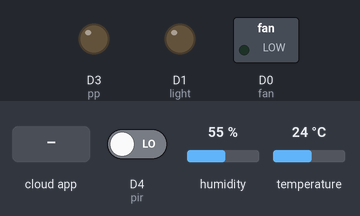
The sketch below on a simulated ESP8266 (NodeMCU). Shown: switched loads named in the sketch (green lamp = pin HIGH), output pins drawn as LEDs (lit = HIGH). The inputs (shaded band) are chosen by the test bench; at power-on: D4 (pir) LOW, humidity 55 %, temperature 24 °C. WiFi joins after 1.5 s; servers stay silent unless stated; the Firebase database answers and starts empty; what the sketch prints to the serial monitor is not drawn.

Above: at 2.7 s.
2.8 s: the phone or cloud app sets FAN to 0
At 4.2 s:
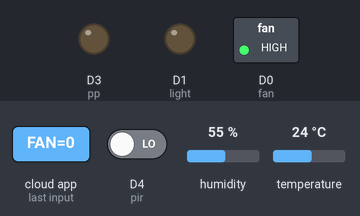
4.8 s: the phone or cloud app sets LIGHT to 0
At 6.3 s:
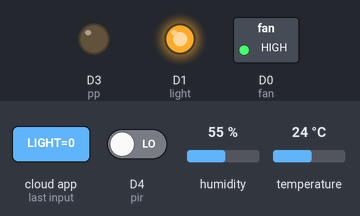
6.6 s: the phone or cloud app sets PLUG to 0
At 7.9 s:
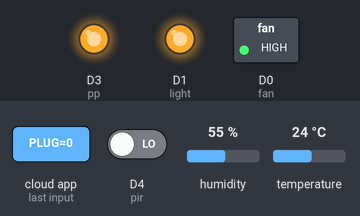
8.4 s: the phone or cloud app sets FAN to 1
At 10.8 s:
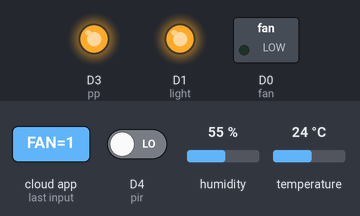
11.1 s: the phone or cloud app sets LIGHT to 1
At 11.9 s:
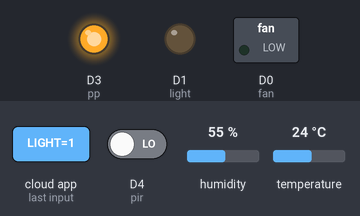
13.0 s: the phone or cloud app sets FAN to 0
At 14.9 s:
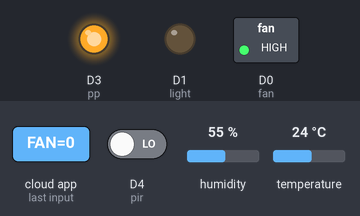
Timing chart, 0 to 16.4 s (numbered marks = the images above; inputs shaded):
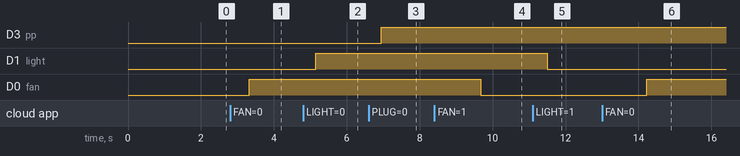

Measured:
- after the input at 2.8 s, D0 (fan): LOW → HIGH after 0.53 s
- after the input at 4.8 s, D1 (light): LOW → HIGH after 0.35 s
- after the input at 6.6 s, D3 (pp): LOW → HIGH after 0.35 s
- after the input at 8.4 s, D0 (fan): HIGH → LOW after 1.3 s
- after the input at 11.1 s, D1 (light): HIGH → LOW after 0.40 s
- after the input at 13.0 s, D0 (fan): LOW → HIGH after 1.2 s

The sketch:

IoT_Home.ino
```cpp
#include <ESP8266WiFi.h>
#include "DHT.h"

#define DHTPIN D2
#define DHTTYPE DHT11
DHT dht(DHTPIN, DHTTYPE);
#include <FirebaseArduino.h>
#define FIREBASE_HOST "myextprojects.firebaseio.com"
#define FIREBASE_AUTH "953cVa49ZEJVG4oq400eCQrgeLk9NDJZR83S5TbI"
#define WIFI_SSID "SMART_HOME"
#define WIFI_PASSWORD "nodemcu8266"

const int fan = D0;
const int light = D1;
const int pp = D3;
const int  pir = D4;
const int buz = D7;
const int motor = D2;

void setup() {
  dht.begin();
  pinMode(fan,OUTPUT);
  pinMode(light,OUTPUT);
  pinMode(motor,OUTPUT);
  pinMode(pp,OUTPUT);
  pinMode(pir,INPUT);


  Serial.begin(9600);
  WiFi.begin(WIFI_SSID, WIFI_PASSWORD);
  Serial.print("connecting");
  while (WiFi.status() != WL_CONNECTED) {
    Serial.print(".");
    delay(500);
  }
  Serial.println();
  Serial.print("connected: ");
  Serial.println(WiFi.localIP());
  Firebase.begin(FIREBASE_HOST, FIREBASE_AUTH);

}

void loop() {
  float t = dht.readTemperature();
  float f = dht.readHumidity();
  Firebase.setInt("t",t);
  Firebase.setInt("f",f);

 /* Firebase.setFloat("number", 42.0);
  if (Firebase.failed()) {
      Serial.print("setting /number failed:");
      Serial.println(Firebase.error());
      return;
  }*/
 String  _fan = Firebase.getString("FAN");
 String  _light = Firebase.getString("LIGHT");
 String  _motor = Firebase.getString("MOTOR");
 String _pp = Firebase.getString("PLUG");
 if(_fan == "1"){
  digitalWrite(fan,LOW);
 }
 if(_fan == "0"){
  digitalWrite(fan,HIGH);
 }
 if(_light == "1"){
   digitalWrite(light,LOW);
 }
 if(_light == "0"){
   digitalWrite(light,HIGH);
 }
 if(_motor =="1"){
  digitalWrite(motor,LOW);
 }
  if(_motor =="0"){
  digitalWrite(motor,HIGH);
  }
  if(_pp=="0"){
    digitalWrite(pp,HIGH);
  }
  if(_pp == "1"){
    digitalWrite(pp,LOW);
  }
  if(digitalRead(pir)==HIGH){
    digitalWrite(buz,HIGH);
  }
  if(digitalRead(pir)==LOW){
    digitalWrite(buz,LOW);
  }
}
```
